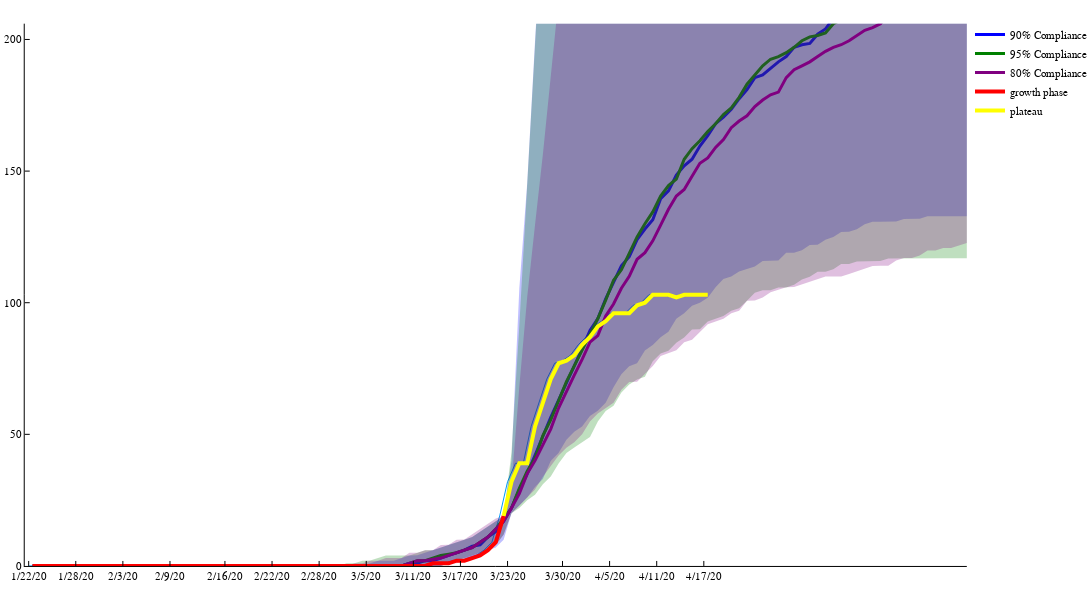

The notebook cell this image was saved under:
### Code cell
plot(ddays,y,size=(1200,600),label=false)
EpiSim.plotquantiles(pop .- (Et90+St90),:blue,"90% Compliance")
EpiSim.plotquantiles(pop .- (Et95+St95),:green,"95% Compliance")
EpiSim.plotquantiles(pop .- (Et80+St80),:purple,"80% Compliance")
plot!(1:tpday+1,y[1:tpday+1],lw=4, color=:red,label="growth phase")
plot!(tpday+1:ndays,y[tpday+1:ndays],color=:yellow,lw=4,label="plateau",xlim=(0, 120), ylim=(0,2*y[end]))

### Figure 1 — Plotly figure (JSON) as saved in the notebook; plotly's stock layout.template omitted (floating-point values rounded to 4 significant figures; data arrays with more than 128 entries replaced by an {"elided": "..."} marker saying what was removed)
{"data": [{"colorbar": {"title": ""}, "legendgroup": "", "line": {"color": "rgba(0, 154, 250, 1.000)", "dash": "solid", "shape": "linear", "width": 1}, "mode": "lines", "name": "", "showlegend": false, "type": "scatter", "x": [0.5, 1.5, 2.5, 3.5, 4.5, 5.5, 6.5, 7.5, 8.5, 9.5, 10.5, 11.5, 12.5, 13.5, 14.5, 15.5, 16.5, 17.5, 18.5, 19.5, 20.5, 21.5, 22.5, 23.5, 24.5, 25.5, 26.5, 27.5, 28.5, 29.5, 30.5, 31.5, 32.5, 33.5, 34.5, 35.5, 36.5, 37.5, 38.5, 39.5, 40.5, 41.5, 42.5, 43.5, 44.5, 45.5, 46.5, 47.5, 48.5, 49.5, 50.5, 51.5, 52.5, 53.5, 54.5, 55.5, 56.5, 57.5, 58.5, 59.5, 60.5, 61.5, 62.5, 63.5, 64.5, 65.5, 66.5, 67.5, 68.5, 69.5, 70.5, 71.5, 72.5, 73.5, 74.5, 75.5, 76.5, 77.5, 78.5, 79.5, 80.5, 81.5, 82.5, 83.5, 84.5, 85.5, 86.5], "xaxis": "x1", "y": [0, 0, 0, 0, 0, 0, 0, 0, 0, 0, 0, 0, 0, 0, 0, 0, 0, 0, 0, 0, 0, 0, 0, 0, 0, 0, 0, 0, 0, 0, 0, 0, 0, 0, 0, 0, 0, 0, 0, 0, 0, 0, 0, 0, 0, 0, 0, 0, 0, 0, 0, 1, 1, 1, 2, 2, 3, 4, 6, 9, 19, 32, 39, 39, 53, 62, 71, 77, 78, 80, 84, 87, 91, 93, 96, 96, 96, 99, 100, 103, 103, 103, 102, 103, 103, 103, 103], "yaxis": "y1", "zmax": null, "zmin": null}, {"colorbar": {"title": ""}, "fill": "tozeroy", "fillcolor": "rgba(0, 0, 255, 0.250)", "legendgroup": "90% Compliance", "line": {"color": "rgba(0, 0, 255, 1.000)", "dash": "solid", "shape": "linear", "width": 0}, "mode": "lines", "name": "90% Compliance", "showlegend": false, "type": "scatter", "x": {"elided": "304 int values"}, "xaxis": "x1", "y": {"elided": "304 float values"}, "yaxis": "y1", "zmax": null, "zmin": null}, {"colorbar": {"title": ""}, "legendgroup": "90% Compliance", "line": {"color": "rgba(0, 0, 255, 1.000)", "dash": "solid", "shape": "linear", "width": 3}, "mode": "lines", "name": "90% Compliance", "showlegend": true, "type": "scatter", "x": {"elided": "152 int values"}, "xaxis": "x1", "y": {"elided": "152 float values"}, "yaxis": "y1", "zmax": null, "zmin": null}, {"colorbar": {"title": ""}, "fill": "tozeroy", "fillcolor": "rgba(0, 128, 0, 0.250)", "legendgroup": "95% Compliance", "line": {"color": "rgba(0, 128, 0, 1.000)", "dash": "solid", "shape": "linear", "width": 0}, "mode": "lines", "name": "95% Compliance", "showlegend": false, "type": "scatter", "x": {"elided": "304 int values"}, "xaxis": "x1", "y": {"elided": "304 float values"}, "yaxis": "y1", "zmax": null, "zmin": null}, {"colorbar": {"title": ""}, "legendgroup": "95% Compliance", "line": {"color": "rgba(0, 128, 0, 1.000)", "dash": "solid", "shape": "linear", "width": 3}, "mode": "lines", "name": "95% Compliance", "showlegend": true, "type": "scatter", "x": {"elided": "152 int values"}, "xaxis": "x1", "y": {"elided": "152 float values"}, "yaxis": "y1", "zmax": null, "zmin": null}, {"colorbar": {"title": ""}, "fill": "tozeroy", "fillcolor": "rgba(128, 0, 128, 0.250)", "legendgroup": "80% Compliance", "line": {"color": "rgba(128, 0, 128, 1.000)", "dash": "solid", "shape": "linear", "width": 0}, "mode": "lines", "name": "80% Compliance", "showlegend": false, "type": "scatter", "x": {"elided": "304 int values"}, "xaxis": "x1", "y": {"elided": "304 float values"}, "yaxis": "y1", "zmax": null, "zmin": null}, {"colorbar": {"title": ""}, "legendgroup": "80% Compliance", "line": {"color": "rgba(128, 0, 128, 1.000)", "dash": "solid", "shape": "linear", "width": 3}, "mode": "lines", "name": "80% Compliance", "showlegend": true, "type": "scatter", "x": {"elided": "152 int values"}, "xaxis": "x1", "y": {"elided": "152 float values"}, "yaxis": "y1", "zmax": null, "zmin": null}, {"colorbar": {"title": ""}, "legendgroup": "growth phase", "line": {"color": "rgba(255, 0, 0, 1.000)", "dash": "solid", "shape": "linear", "width": 4}, "mode": "lines", "name": "growth phase", "showlegend": true, "type": "scatter", "x": [1, 2, 3, 4, 5, 6, 7, 8, 9, 10, 11, 12, 13, 14, 15, 16, 17, 18, 19, 20, 21, 22, 23, 24, 25, 26, 27, 28, 29, 30, 31, 32, 33, 34, 35, 36, 37, 38, 39, 40, 41, 42, 43, 44, 45, 46, 47, 48, 49, 50, 51, 52, 53, 54, 55, 56, 57, 58, 59, 60, 61], "xaxis": "x1", "y": [0, 0, 0, 0, 0, 0, 0, 0, 0, 0, 0, 0, 0, 0, 0, 0, 0, 0, 0, 0, 0, 0, 0, 0, 0, 0, 0, 0, 0, 0, 0, 0, 0, 0, 0, 0, 0, 0, 0, 0, 0, 0, 0, 0, 0, 0, 0, 0, 0, 0, 0, 1, 1, 1, 2, 2, 3, 4, 6, 9, 19], "yaxis": "y1", "zmax": null, "zmin": null}, {"colorbar": {"title": ""}, "legendgroup": "plateau", "line": {"color": "rgba(255, 255, 0, 1.000)", "dash": "solid", "shape": "linear", "width": 4}, "mode": "lines", "name": "plateau", "showlegend": true, "type": "scatter", "x": [61, 62, 63, 64, 65, 66, 67, 68, 69, 70, 71, 72, 73, 74, 75, 76, 77, 78, 79, 80, 81, 82, 83, 84, 85, 86, 87], "xaxis": "x1", "y": [19, 32, 39, 39, 53, 62, 71, 77, 78, 80, 84, 87, 91, 93, 96, 96, 96, 99, 100, 103, 103, 103, 102, 103, 103, 103, 103], "yaxis": "y1", "zmax": null, "zmin": null}], "layout": {"annotations": [], "height": 600, "legend": {"bgcolor": "rgba(255, 255, 255, 1.000)", "bordercolor": "rgba(0, 0, 0, 1.000)", "font": {"color": "rgba(0, 0, 0, 1.000)", "family": "sans-serif", "size": 11}, "tracegroupgap": 0, "x": 1, "y": 1}, "margin": {"b": 20, "l": 0, "r": 0, "t": 20}, "paper_bgcolor": "rgba(255, 255, 255, 1.000)", "plot_bgcolor": "rgba(255, 255, 255, 1.000)", "showlegend": true, "width": 1200, "xaxis": {"anchor": "y1", "domain": [0.0255, 0.9967], "gridcolor": "rgba(0, 0, 0, 0.100)", "gridwidth": 0.5, "linecolor": "rgba(0, 0, 0, 1.000)", "mirror": false, "range": [0, 120], "showgrid": false, "showline": true, "showticklabels": true, "tickangle": 0, "tickcolor": "rgb(0, 0, 0)", "tickfont": {"color": "rgba(0, 0, 0, 1.000)", "family": "sans-serif", "size": 11}, "tickmode": "array", "ticks": "inside", "ticktext": ["1/22/20", "1/28/20", "2/3/20", "2/9/20", "2/16/20", "2/22/20", "2/28/20", "3/5/20", "3/11/20", "3/17/20", "3/23/20", "3/30/20", "4/5/20", "4/11/20", "4/17/20"], "tickvals": [0.5, 6.5, 12.5, 18.5, 25.5, 31.5, 37.5, 43.5, 49.5, 55.5, 61.5, 68.5, 74.5, 80.5, 86.5], "title": "", "titlefont": {"color": "rgba(0, 0, 0, 1.000)", "family": "sans-serif", "size": 15}, "type": "-", "visible": true, "zeroline": false, "zerolinecolor": "rgba(0, 0, 0, 1.000)"}, "yaxis": {"anchor": "x1", "domain": [0.02508, 0.9934], "gridcolor": "rgba(0, 0, 0, 0.100)", "gridwidth": 0.5, "linecolor": "rgba(0, 0, 0, 1.000)", "mirror": false, "range": [0, 206], "showgrid": false, "showline": true, "showticklabels": true, "tickangle": 0, "tickcolor": "rgb(0, 0, 0)", "tickfont": {"color": "rgba(0, 0, 0, 1.000)", "family": "sans-serif", "size": 11}, "tickmode": "array", "ticks": "inside", "ticktext": ["0", "50", "100", "150", "200"], "tickvals": [0, 50, 100, 150, 200], "title": "", "titlefont": {"color": "rgba(0, 0, 0, 1.000)", "family": "sans-serif", "size": 15}, "type": "-", "visible": true, "zeroline": false, "zerolinecolor": "rgba(0, 0, 0, 1.000)"}}}
